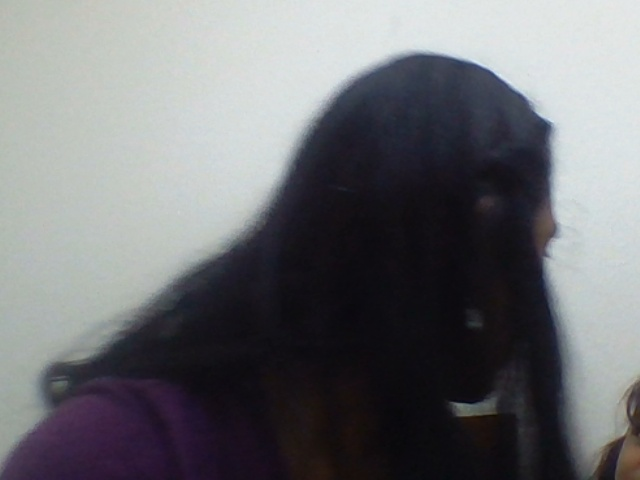
#> input picture Software/FacebotApplication/python/sampleinputimage.jpg, 640 x 480 px
$ python imagetograyscale.py
#> lines starting #> are read from the running program, lines starting #| are printed output that depends on the picture
# -*- coding: utf-8 -*-
import cv2
import sys

def dodgeV2(image, mask):
  return cv2.divide(image, 255-mask, scale=256)

def burnV2(image, mask):
    return 255 - cv2.divide(255-image, 255-mask, scale=256)
    #h=cv2.divide(255-image, 255-mask, scale=256)
    #i=255 – h
    #return h

def generategreyscale(filename):
#> called with filename = 'sampleinputimage.jpg'
  img_rgb = cv2.imread(filename)
#> img_rgb is the input picture: shape (480, 640, 3); mean B, G, R 116, 112.6, 111.5
  img_gray = cv2.cvtColor(img_rgb, cv2.COLOR_BGR2GRAY)
  img_gray_inv = 255 - img_gray
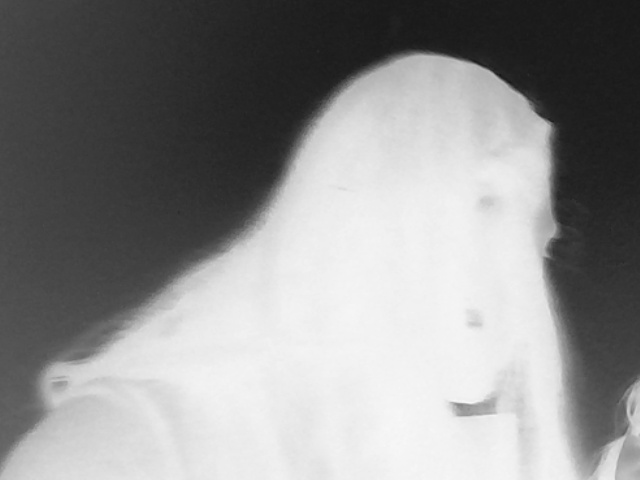
#> img_gray_inv: shape (480, 640); min 22, max 249, mean 142.3
  img_blur = cv2.GaussianBlur(img_gray_inv, ksize=(21, 21),
                            sigmaX=0, sigmaY=0)

  img_blend = dodgeV2(img_gray, img_blur)
#> in dodgeV2, `return cv2.divide(image, 255-mask, scale=256)`:
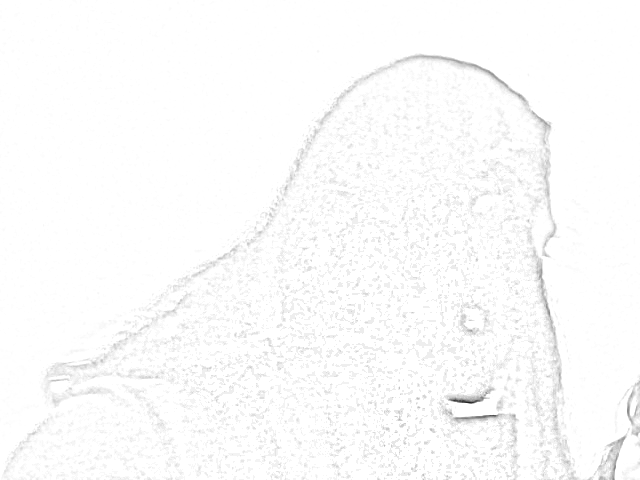
#> returned value: shape (480, 640); min 33, max 255, mean 251.7
  #cv2.imshow("pencil sketch", img_blend)
  outputfile=filename+"_greyscale.jpg"
  cv2.imwrite(outputfile ,img_blend)
  return outputfile

  #image = cv2.imread("img_example.jpg")
  #raw = image.flatten()
  #cv2.imwrite("vector_sketch1.png",raw)

if __name__ == "__main__":
    inputfile = "sampleinputimage.jpg"
    if (len(sys.argv) > 1):
          inputfile = sys.argv[1]
    print ("start greyscale..")
    outputfile = generategreyscale(inputfile)
    print ("Generated greyscale: " + outputfile)

#img_canvas = cv2.imread("pencilsketch_bg.jpg")
#img_blend = cv2.multiply(img_blend, img_canvas, scale=1/256)
